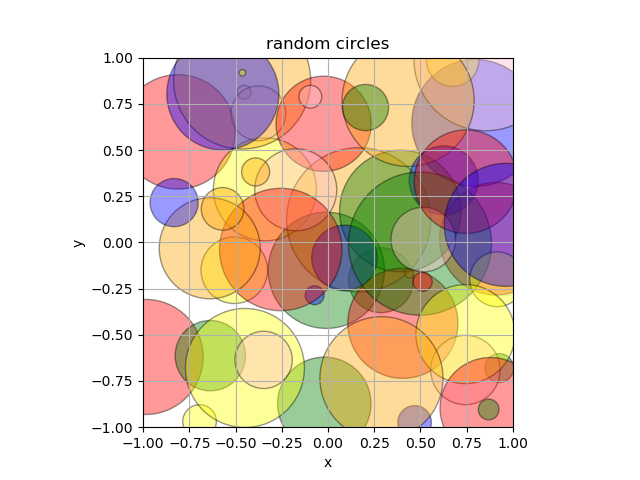

Reproduce this figure in Python.
"""
random circles using matplotlib and numpy
"""

import numpy as np
from numpy.random import default_rng
from matplotlib.patches import Circle
from matplotlib.collections import PatchCollection
import matplotlib.pyplot as plt

fig, ax = plt.subplots()
patches = []
ax.set_xlim(-1, 1)
ax.set_ylim(-1, 1)
ax.grid(True)
ax.set_aspect(1)
ax.set_title("random circles")
ax.set_xlabel("x")
ax.set_ylabel("y")

N = 50
seed = 42
scale = 0.4
# pick N random radii
# pick N random xs
# pick N random ys
# make N Circle objects, add patch collection to axes
radii = default_rng(seed).random((N))*scale
xs = (2*default_rng().random((N))) - 1   # from -1 to 1
ys = (2*default_rng().random((N))) - 1
circles = [Circle((xs[i],ys[i]), radii[i]) for i in range(N)]
colors = ["red","green","blue","yellow","pink","orange"]
p = PatchCollection(circles, alpha=0.4, edgecolor="black", facecolor=colors)
ax.add_collection(p)

plt.show()
